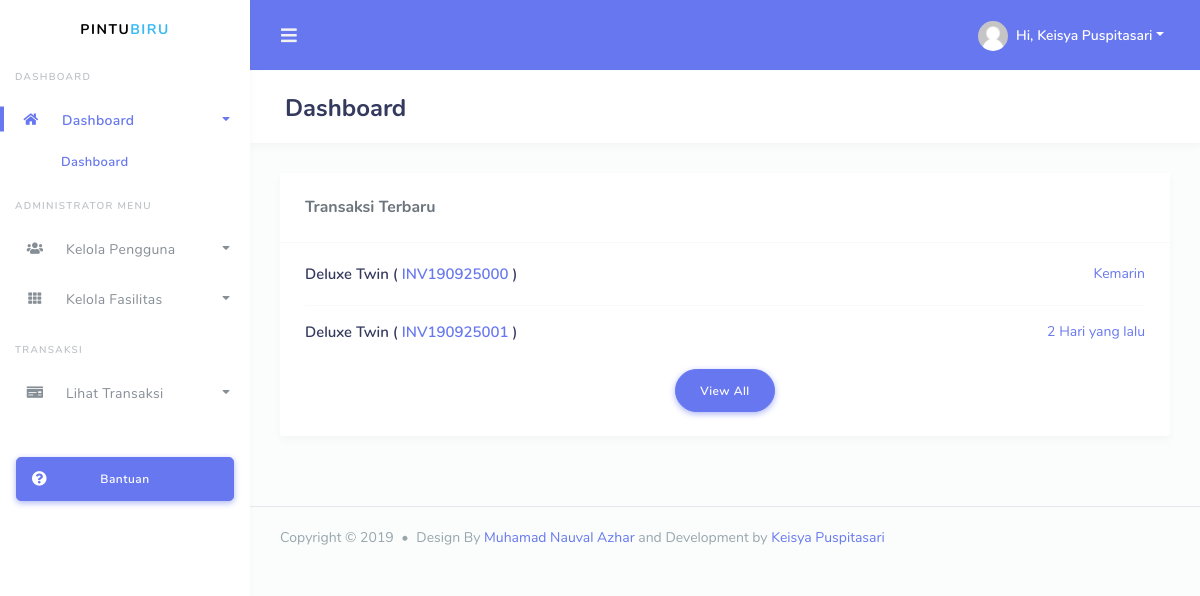
/admin/index.html (signed in), run on the app's committed database.
### tables this page shows
CREATE TABLE `tb_trans_rooms` (
  `id_trans` varchar(12) NOT NULL,
  `check_in` date NOT NULL,
  `check_out` date NOT NULL,
  `id_costumer` int(11) NOT NULL,
  `id_room` int(11) NOT NULL,
  `total` int(11) NOT NULL,
  `status` enum('pending','check_in','check_out','cancel','waiting') NOT NULL,
  `modify_date` timestamp NOT NULL DEFAULT CURRENT_TIMESTAMP
);

CREATE TABLE `tb_room` (
  `id_room` int(11) NOT NULL,
  `nama_room` varchar(50) NOT NULL,
  `jml_kamar` int(11) NOT NULL,
  `size_dewasa` int(11) NOT NULL,
  `size_anak` int(11) NOT NULL,
  `jml_tersedia` int(11) NOT NULL,
  `kasur_ranjang` int(11) NOT NULL,
  `kasur_single` int(11) NOT NULL,
  `harga` int(11) NOT NULL
);

### db/Order.php (called while the page is built, shortened)
<?php
    class Order
    {
        public function __construct()
        {
            require 'Koneksi.php';
            $this->db = $koneksi;
        }
        public function read_limit()
        {
            $sql = "SELECT *, DATEDIFF(CURRENT_DATE, modify_date) as selisih_tgl from tb_trans_rooms a, tb_room b where a.id_room=b.id_room  order by a.modify_date desc limit 3";
            $stmt = $this->db->prepare($sql);
            $stmt->execute();
            return $stmt;
        }
    }
?>

### admin/page/beranda.php (the view, shortened to what this page needs)
<?php
    require '../db/Order.php';
    $order = new Order();
    $data = $order->read_limit()->fetchAll(PDO::FETCH_ASSOC);
?>
<div class="main-content">
    <section class="section">
        <div class="section-header">
        <h1>Dashboard</h1>
        </div>
        <div class="row">
            <div class="col-lg-12 col-md-12 col-12 col-sm-12">
                <div class="card">
                <div class="card-header">
                    <h4>Transaksi Terbaru</h4>
                </div>
                <div class="card-body">
                    <ul class="list-unstyled list-unstyled-border">
                        <?php
                            foreach($data as $row){
                        ?>
                            <li class="media">
                                <div class="media-body">
                                    <div class="float-right text-primary">
                                        <?php
                                            if($row['selisih_tgl']==0){
                                                echo "Hari ini";
                                            }elseif($row['selisih_tgl']==1){
                                                echo "Kemarin";
                                            }else{
                                                echo $row['selisih_tgl']." Hari yang lalu";
                                            }
                                        ?>
                                    </div>
                                    <div class="media-title"><?= $row['nama_room'] ?> ( <span class="text-primary"><?= $row['id_trans'] ?></span> )</div>
                                </div>
                            </li>
                        <?php } ?>
                    </ul>
                    <div class="text-center pt-1 pb-1">
                    <a href="#" class="btn btn-primary btn-lg btn-round">
                        View All
                    </a>
                    </div>
                </div>
                </div>
            </div>
        </div>
    </section>
</div>

### data on the page
tb_trans_rooms: shows "Kemarin", id_room.nama_room "Deluxe Twin", id_trans "INV190925000"
tb_trans_rooms: selisih_tgl "2", id_room.nama_room "Deluxe Twin", id_trans "INV190925001"

### other printed values
$_SESSION['nama'] "Keisya Puspitasari"
